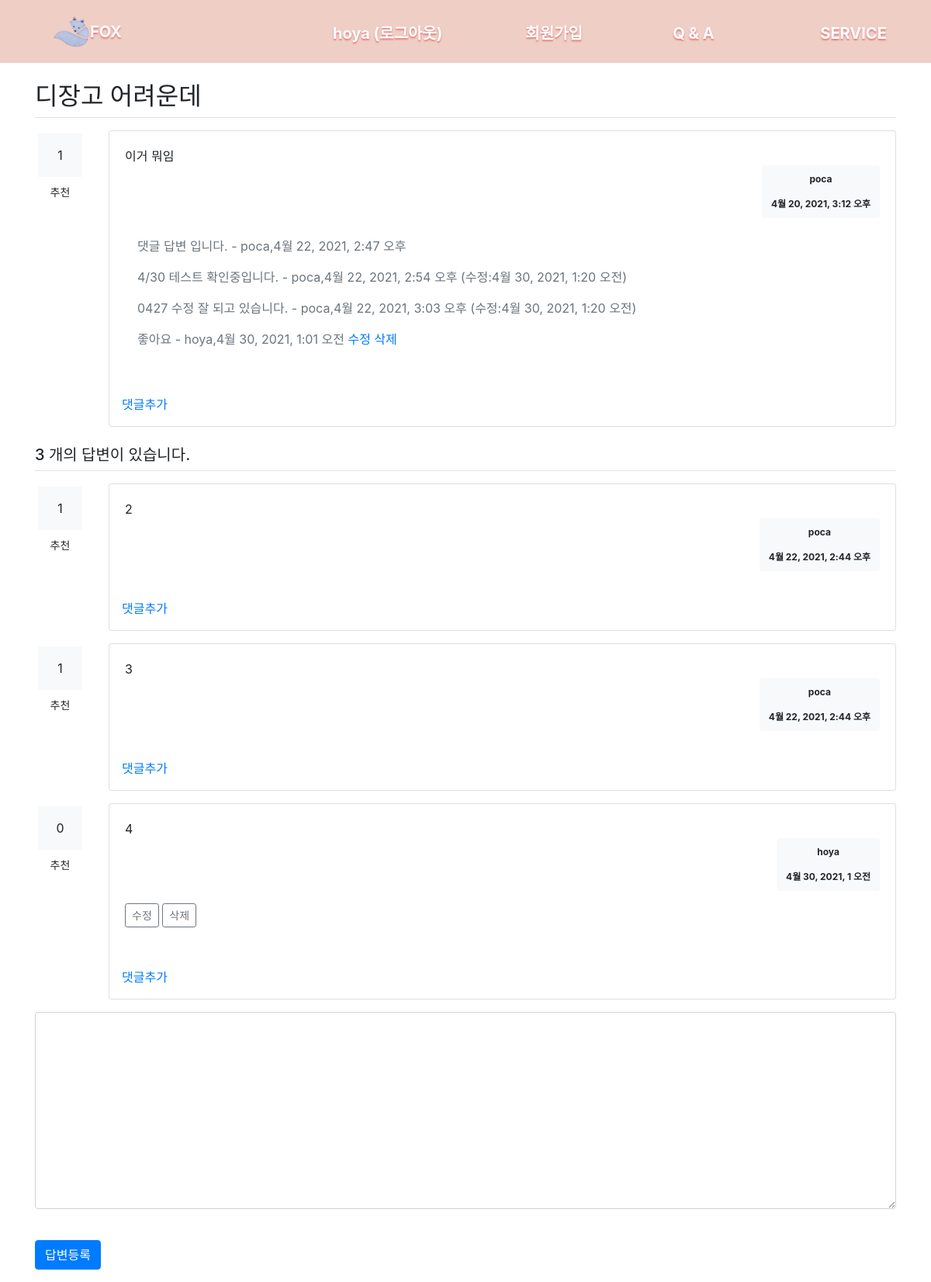
Page /newapp/answer/create/4/ (signed in) on the committed database.
### newapp/models.py (models this page shows, shortened)
class Question(models.Model):
    subject = models.CharField(max_length=100)
    content = models.TextField()
    create_date = models.DateTimeField()
    author = models.ForeignKey(User, on_delete=models.CASCADE, related_name='author_question')
    modify_date = models.DateTimeField(null=True, blank=True)
    voter = models.ManyToManyField(User, related_name='voter_question')

class Comment(models.Model):
    author = models.ForeignKey(User, on_delete=models.CASCADE)
    content = models.TextField()
    create_date = models.DateTimeField()
    modify_date = models.DateTimeField(null=True, blank=True)
    question = models.ForeignKey(Question, null=True, blank=True, on_delete=models.CASCADE)
    answer = models.ForeignKey(Answer, null=True, blank=True, on_delete=models.CASCADE)

class Answer(models.Model):
    question = models.ForeignKey(Question, on_delete=models.CASCADE)
    content2 = models.TextField()
    create_date2 = models.DateTimeField()
    author = models.ForeignKey(User, on_delete=models.CASCADE, related_name='author_answer')
    modify_date = models.DateTimeField(null=True, blank=True)
    voter = models.ManyToManyField(User, related_name='voter_answer')

### newapp/views/answer_views.py (the view)
# urls.py: path('answer/create/<int:question_id>/', answer_views.answer_create, name='answer_create'),
@login_required(login_url='common:login')
def answer_create(request, question_id):
    question = get_object_or_404(Question, pk=question_id)
    if request.method == 'POST':
        form = AnswerForm(request.POST)
        if form.is_valid():
            answer = form.save(commit=False)
            answer.author = request.user
            answer.create_date2 = timezone.now()
            answer.question = question
            answer.save()
            return redirect('newapp:detail', question_id=question.id)
    else:
        form = AnswerForm()
    context = {'question1': question, 'form': form}
    return render(request, 'newapp/question_detail.html', context)

### newapp/forms.py
class AnswerForm(forms.ModelForm):
  class Meta:
      model = Answer
      fields = ['content2']
      labels = {
          'content2': '답변내용',
      }

### template/newapp/question_detail.html (shortened to what this page needs)
{% extends 'base.html' %}
{% block content %}
<head>
</head>
<body>
<div class="container my-3">
    <h2 class="border-bottom py-2">{{ question1.subject }}</h2>
      <div class="row my-3">
        <div class="col-1">
          <div class="bg-light text-center p-3 m-1">{{ question1.voter.count }}</div>
          <a href="#" class="recommend btn btn-sm btn-block my-1" data-uri="{% url 'newapp:vote_question' question1.id %}">추천</a>
        </div>
      <div class="col-11">
       <div class="card">
        <div class="card-body">
            <div class="card-text" style="white-space: pre-line;">{{ question1.content }}</div>
            <div class="d-flex justify-content-end">
                <div class="badge badge-light p-2">
                    <div class="m-1">{{ question1.author.username }}</div><br>
                    <div class="m-1">{{ question1.create_date }}</div>
                </div>
            </div>
            {% if question1.comment_set.count > 0 %}
            <div class="m-3">
              {% for comment in question1.comment_set.all %}
                <div class="comment py-2 text-muted">
                    <span style="white-space: pre-line;">{{ comment.content }}</span>
                    <span> -
                     {{comment.author }},{{ comment.create_date }}
                     {% if comment.modify_date %}
                     (수정:{{ comment.modify_date }})
                     {% endif %}
                    </span>
                    {% if request.user == comment.author %}
                    <a href="{% url 'newapp:comment_modify_question' comment.id %}">수정</a>
                    <a href="#" class="delete" data-uri="{% url 'newapp:comment_delete_question' comment.id %}">삭제</a>
                    {% endif %}
                </div>
              {% endfor %}
            </div>
            {% endif %}
        </div>
            <div class="p-3">
                <a href="{% url 'newapp:comment_create_question' question1.id %}">댓글추가</a>
            </div>
    </div>
    </div>
    </div>
    <h5 class="border-bottom my-3 py-2">{{question1.answer_set.count}} 개의 답변이 있습니다.</h5>
    {% for answer in question1.answer_set.all %}
    <div class="row my-3">
       <div class="col-1">
         <div class="bg-light text-center p-3 m-1">{{ answer.voter.count }}</div>
         <a href="#" class="recommend btn btn-sm btn-block my-1" data-uri="{% url 'newapp:vote_answer' answer.id %}">추천</a>
       </div>
    <div class="col-11">
    <div class="card">
        <div class="card-body">
            <div class="card-text" style="white-space: pre-line;">{{ answer.content2 }}</div>
            <div class="d-flex justify-content-end">
                <div class="badge badge-light p-2">
                    <div class="m-1">{{ answer.author.username }}</div><br>
                    <div class="m-1">{{ answer.create_date2 }}</div>
                </div>
            </div>
            {% if request.user == answer.author %}
            <div class="my-3">
               <a href="{% url 'newapp:answer_modify' answer.id %}" class="btn btn-sm btn-outline-secondary">
                수정 </a>
               <a href="#"  class="delete btn btn-sm btn-outline-secondary" data-uri="{% url 'newapp:answer_delete' answer.id %}">
                삭제 </a>
            </div>
            {% endif %}
        </div>
          <div class="p-3">
                <a href="{% url 'newapp:comment_create_answer' answer.id %}"> 댓글추가</a>
            </div>
         </div>
       </div>
     </div>
    {% endfor %}
    <form action="{% url 'newapp:answer_create' question1.id %}" method="post" class="my-3">
        <div class="form-group">
            <textarea {% if not user.is_authenticated %} disabled {% endif %} name="content2" id="content2" class="form-control" rows="10">
            </textarea><br>
        </div>
        <input type="submit" value="답변등록" class="btn btn-primary">
    </form>
 </div>
{% endblock %}

### template/navbar.html (shortened to what this page needs)
<body>
<nav class="navbar navbar-expand-lg navbar-light" id="navigation">
<div class="container-fluid">
    <a class="navbar-brand" href="{% url 'newapp:index' %}">
    <img src="/static/img/openfox.png" alt="Home" id="home_img" style="width:50px; height:50px;" >FOX</a>
    <div class="collapse navbar-collapse flex-grow-0" id="navbarNav" >
        <ul class="navbar-nav">
          <li class="nav-item col-4">
              {% if user.is_authenticated %}
              <a class="nav-link" href="{% url 'common:logout' %}" onclick="test()"><span>{{ user.username }} (로그아웃)</span></a>
              {% else %}
              <a class="nav-link" href="{% url 'common:login' %}">로그인</a>
              {% endif %}
          </li>
          <li class="nav-item">
            <a class="nav-link active" aria-current="page" href="{% url 'common:agree' %}">회원가입</a>
          </li>
          <li class="nav-item">
            <a class="nav-link active" aria-current="page" href="{% url 'newapp:qna' %}">Q & A</a>
          </li>
           <li class="nav-item">
            <a class="nav-link active" aria-current="page" href="{% url 'common:service' %}">SERVICE</a>
          </li>
        </ul>
    </div>
</div>
</nav>
</body>

### template/navbar.html (style rules this page uses)
#navigation { background-color: #efcec5; }
#navigation a, #navigation a:visited { padding: 10px 5px 5px 35px; display: inline-block; text-shadow: 0px 2px 2px rgb(224, 125, 125); color: white; width: 190px; text-decoration: none; font-weight: bold; font-size: 20px; }

### rows in the picture
Question: subject "디장고 어려운데", voter.count "1", content "이거 뭐임", author.username "poca", create_date "4월 20, 2021, 3:12 오후", answer_set.count "3"
Comment: content "댓글 답변 입니다.", author "poca", create_date "4월 22, 2021, 2:47 오후"
Comment: content "4/30 테스트 확인중입니다.", author "poca", create_date "4월 22, 2021, 2:54 오후", modify_date "4월 30, 2021, 1:20 오전"
Comment: content "0427 수정 잘 되고 있습니다.", author "poca", create_date "4월 22, 2021, 3:03 오후", modify_date "4월 30, 2021, 1:20 오전"
Comment: content "좋아요", author "hoya", create_date "4월 30, 2021, 1:01 오전", shows "수정"
Answer: voter.count "1", content2 "2", author.username "poca", create_date2 "4월 22, 2021, 2:44 오후"
Answer: voter.count "1", content2 "3", author.username "poca", create_date2 "4월 22, 2021, 2:44 오후"
Answer: voter.count "0", content2 "4", author.username "hoya", create_date2 "4월 30, 2021, 1 오전", shows "수정"

### other values in the picture
{{ user.username }} "hoya"
